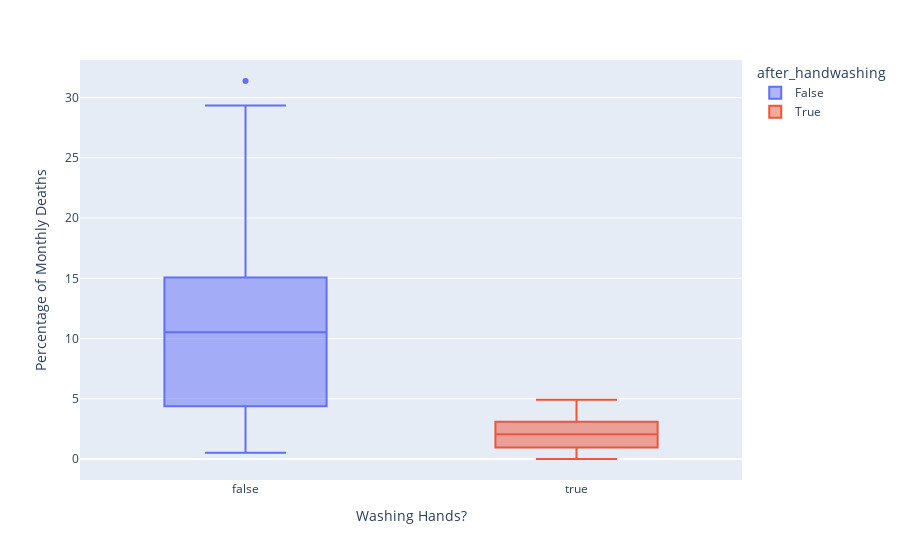

Notebook code for this chart:
### Code cell
px.box(
    df_monthly,
    x='after_handwashing',
    y='pct_deaths',
    color='after_handwashing',
).update_layout(
    xaxis_title='Washing Hands?',
    yaxis_title='Percentage of Monthly Deaths'
)

### Figure 1 — Plotly figure (JSON) as saved in the notebook; plotly's stock layout.template omitted (floating-point values rounded to 4 significant figures)
{"data": [{"alignmentgroup": "True", "hovertemplate": "after_handwashing=%{x}<br>pct_deaths=%{y}<extra></extra>", "legendgroup": "False", "marker": {"color": "#636efa"}, "name": "False", "notched": false, "offsetgroup": "False", "orientation": "v", "showlegend": true, "type": "box", "x": [false, false, false, false, false, false, false, false, false, false, false, false, false, false, false, false, false, false, false, false, false, false, false, false, false, false, false, false, false, false, false, false, false, false, false, false, false, false, false, false, false, false, false, false, false, false, false, false, false, false, false, false, false, false, false, false, false, false, false, false, false, false, false, false, false, false, false, false, false, false, false, false, false, false, false, false], "x0": " ", "xaxis": "x", "y": [14.57, 7.531, 4.332, 1.569, 0.7843, 5, 8.421, 1.351, 1.878, 11.02, 22.55, 20.85, 12.22, 10.23, 10.74, 3.226, 6.593, 20.78, 25.46, 18.39, 29.34, 22.97, 31.38, 19.12, 15.97, 12.41, 11.93, 6.098, 4.082, 0.5236, 1.554, 2.262, 17.6, 7.143, 8.051, 15.16, 11.28, 17.03, 17.31, 5.833, 2.679, 4.369, 6.32, 1.224, 3.226, 11.02, 10.55, 7.591, 4.745, 4.452, 4.231, 4.392, 7.143, 6.122, 3.586, 10.55, 14.84, 10.94, 10.49, 13.39, 18.09, 15.43, 18.97, 13.44, 10.15, 13.1, 18.06, 14.39, 14.96, 10.77, 5.369, 3.215, 1.923, 3.607, 18.27, 12.24], "y0": " ", "yaxis": "y"}, {"alignmentgroup": "True", "hovertemplate": "after_handwashing=%{x}<br>pct_deaths=%{y}<extra></extra>", "legendgroup": "True", "marker": {"color": "#EF553B"}, "name": "True", "notched": false, "offsetgroup": "True", "orientation": "v", "showlegend": true, "type": "box", "x": [true, true, true, true, true, true, true, true, true, true, true, true, true, true, true, true, true, true, true, true, true, true], "x0": " ", "xaxis": "x", "y": [2.239, 1.2, 1.894, 4.58, 3.957, 4.472, 2.93, 3.534, 0.6873, 0, 0.6557, 0.9585, 1.136, 0.3717, 0, 0.9615, 2.341, 2.903, 1.34, 2.233, 3.085, 4.926], "y0": " ", "yaxis": "y"}], "layout": {"boxmode": "overlay", "legend": {"title": {"text": "after_handwashing"}, "tracegroupgap": 0}, "margin": {"t": 60}, "xaxis": {"anchor": "y", "categoryarray": [false, true], "categoryorder": "array", "domain": [0, 1], "title": {"text": "Washing Hands?"}}, "yaxis": {"anchor": "x", "domain": [0, 1], "title": {"text": "Percentage of Monthly Deaths"}}}}
